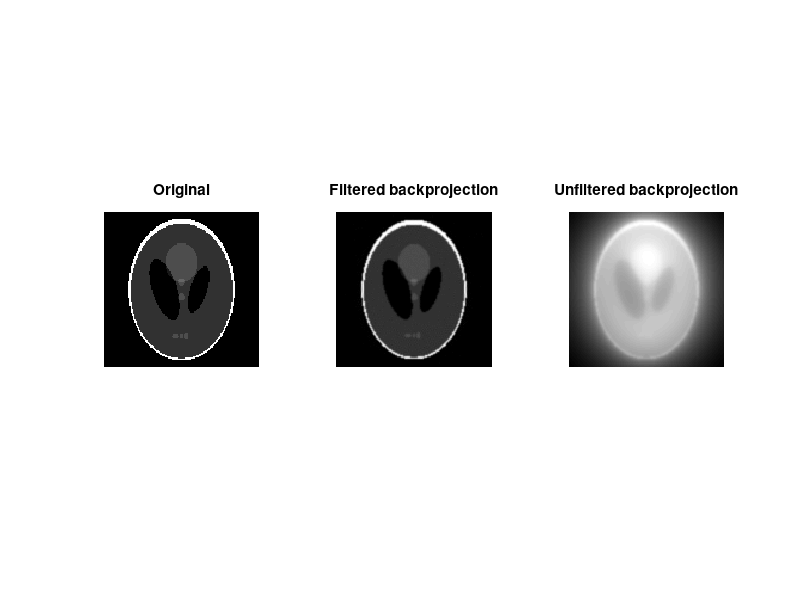

Write MATLAB code to recreate this figure.
P = phantom(128); 
R = radon(P,0:179);
I1 = iradon(R,0:179);
I2 = iradon(R,0:179,'linear','none');
subplot(1,3,1), imshow(P), title('Original')
subplot(1,3,2), imshow(I1), title('Filtered backprojection')
subplot(1,3,3), imshow(I2,[]), title('Unfiltered backprojection')